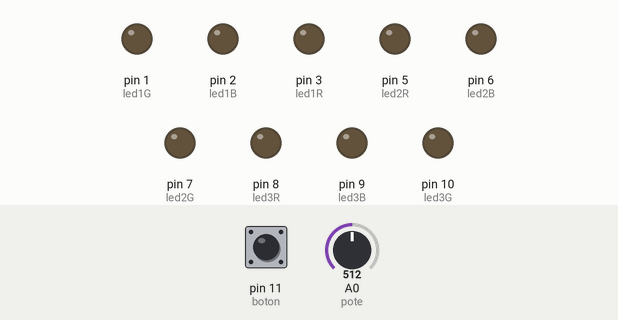
Bench run of a sketch on a simulated Arduino Uno, built with avr-gcc and run on an emulated ATmega328P. Shown: output pins drawn as LEDs (lit = HIGH). The inputs (shaded band) are chosen by the test bench; at power-on: pin 11 (boton) LOW, A0 (pote) = 512.

Above: at 1.2 s.
1.3 s: pin 11 (boton) pulled HIGH for 0.15 s
At 2.1 s:
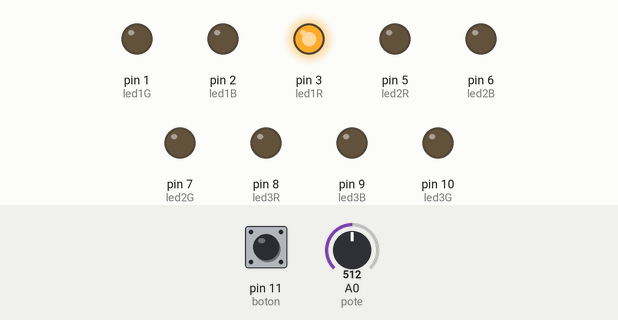
4.4 s: pin 11 (boton) pulled HIGH for 1 s
At 6.2 s:
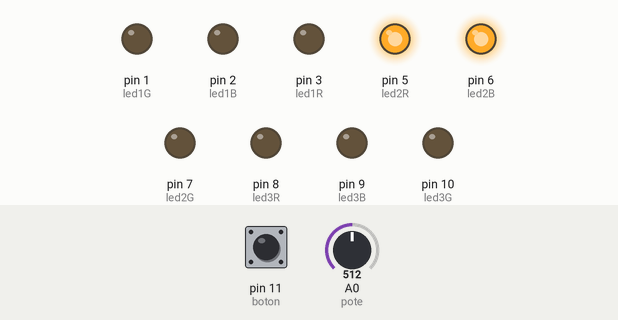
8.4 s: pin 11 (boton) pulled HIGH for 3.2 s
At 11.2 s:
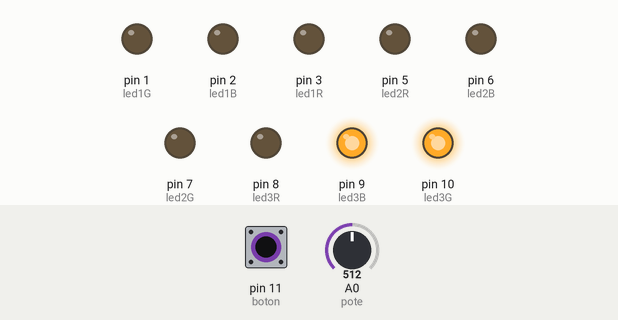
Timing chart, 0 to 16.0 s (numbered marks = the images above; inputs shaded):
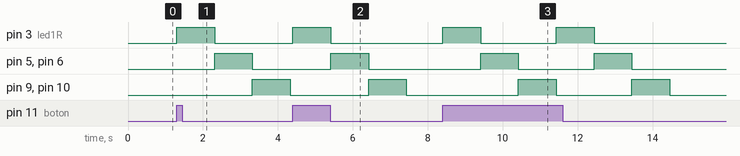

The sketch:

code-tp2.ino.ino
```cpp
#define led1R 3
#define led1B 2
#define led1G 1
#define led2R 5
#define led2B 6
#define led2G 7
#define led3R 8
#define led3B 9
#define led3G 10
#define boton 11
#define pote A0

int readpote;

void setup()
{
  pinMode(led1R , OUTPUT);
  pinMode(led1B , OUTPUT);
  pinMode(led1G , OUTPUT);
  pinMode(led2R , OUTPUT);
  pinMode(led2B , OUTPUT);
  pinMode(led2G , OUTPUT);
  pinMode(led3R , OUTPUT);
  pinMode(led3B , OUTPUT);
  pinMode(led3G , OUTPUT);
  pinMode(boton , INPUT);
  pinMode(pote  , INPUT);
}

void loop()
{
  readpote = analogRead(pote);
  int valPote = map(readpote , 0 , 1013 , 0 , 2000);
  if (digitalRead(boton) == HIGH)
  {
    analogWrite(led1R, 255);
    delay(valPote);
    analogWrite(led1R, 0);
    digitalWrite( led2R , HIGH );
    digitalWrite(led2G, LOW);
    digitalWrite( led2B , HIGH );
    delay(valPote);
    digitalWrite(led2R , LOW);
    digitalWrite(led2B, LOW);
    digitalWrite(led2G, LOW);
    analogWrite(led3R, 0);
    analogWrite(led3B, 255);
    analogWrite(led3G, 255);
    delay(valPote);
    analogWrite(led3R, 0);
    analogWrite(led3B, 0);
    analogWrite(led3G, 0);
  }
}
```

Measured:
- after the input at 1.3 s, pin 3 (led1R): LOW → HIGH at once, → LOW 1.0 s later; pin 5 (led2R), pin 6 (led2B): LOW → HIGH after 1.0 s, → LOW 1.0 s later; pin 9 (led3B), pin 10 (led3G): LOW → HIGH after 2.0 s, → LOW 1.0 s later
- after the input at 4.4 s, pin 3 (led1R): LOW → HIGH at once, → LOW 1.0 s later; pin 5 (led2R), pin 6 (led2B): LOW → HIGH after 1.0 s, → LOW 1.0 s later; pin 9 (led3B), pin 10 (led3G): LOW → HIGH after 2.0 s, → LOW 1.0 s later
- after the input at 8.4 s, pin 3 (led1R): alternates HIGH for 1.0 s and LOW for 2.0 s, 4 changes in all, then stays LOW, starting at once; pin 5 (led2R): alternates HIGH for 1.0 s and LOW for 2.0 s, 4 changes in all, then stays LOW, starting after 1.0 s
